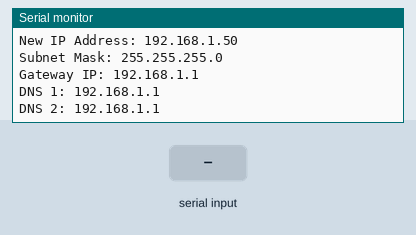
Simulated run of this sketch. Board: ESP8266 (NodeMCU). Shown: the last lines printed to the serial monitor. The test bench sets the inputs (shaded band). WiFi joins after 1.5 s; servers stay silent unless stated; storage starts empty.

Above: at 3.2 s.
3.3 s: "TEMP" received over Serial
At 4.5 s:
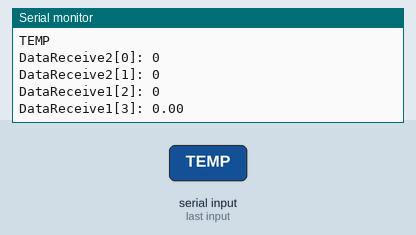
4.8 s: "HR" received over Serial
6.3 s: "OXY" received over Serial
7.8 s: "90;45;200\n" received over Serial
At 8.6 s:
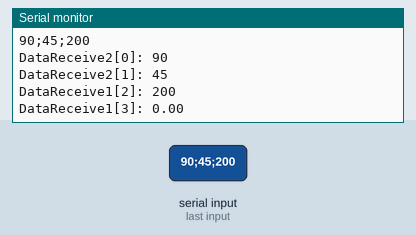
9.3 s: "90;45\n" received over Serial
At 9.9 s:
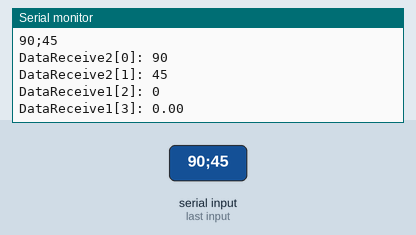
10.8 s: "90;45;200;10\n" received over Serial
At 11.3 s:
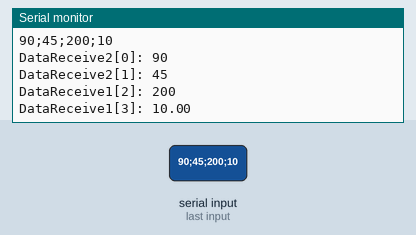
Timing chart, 0 to 13.3 s (numbered marks = the images above; inputs shaded):
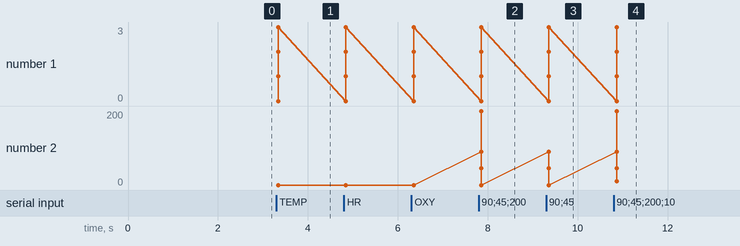

The sketch:

Pasien_1_ESP32_WebServer_SPIFFS_StaticIP_2.ino
```cpp
// Import required libraries
#ifdef ESP32
  #include <WiFi.h>
  #include <ESPAsyncWebServer.h>
  #include <SPIFFS.h>
#else
  #include <Arduino.h>
  #include <ESP8266WiFi.h>
  #include <Hash.h>
  #include <ESPAsyncTCP.h>
  #include <ESPAsyncWebServer.h>
  #include <FS.h>
#endif
#include <string.h>

// Replace with your network credentials
const char* ssid = "AA";
const char* password = "SATUSATU";

// Create AsyncWebServer object on port 80
AsyncWebServer server(80);

/* Variable Global*/
int DataReceive1; //SpO2
int DataReceive2; //Heart Rate
int DataReceive3; //Pasien
float DataReceive4; //Temperature

String sendMAX30102HeartRate() {
  return String(DataReceive2);
}

String sendMAX30102SpO2() {
  return String(DataReceive1);
}

String sendMAX30102Temperature() {
  return String(DataReceive4);
}

/* Parsing the receiving data */
String getValue(String data, char separator, int index){
  int i;
  int found = 0;
  int strIndex[] = {0, -1};
  int maxIndex = data.length()-1;

  for(i=0; i<=maxIndex && found<=index; i++){
    if(data.charAt(i)==separator || i==maxIndex){
        found++;
        strIndex[0] = strIndex[1]+1;
        strIndex[1] = (i == maxIndex) ? i+1 : i;
    }
  }
  return found>index ? data.substring(strIndex[0], strIndex[1]) : "";
}

// Replaces placeholder with DHT values
String processor(const String& var){
  //Serial.println(var);
  if(var == "TEMP"){
    return sendMAX30102Temperature();
  }
  else if(var == "HR"){
    return sendMAX30102HeartRate();
  }
  else if(var == "OXY"){
    return sendMAX30102SpO2();
  }
  return String();
}

void setup() {
  Serial.begin(115200);

  // Initialize SPIFFS
  if(!SPIFFS.begin()){
    Serial.println("An Error has occurred while mounting SPIFFS");
    return;
  }
  // Connect to Wi-Fi
  WiFi.begin(ssid, password);
  while (WiFi.status() != WL_CONNECTED) {
    delay(1000);
    Serial.println("Connecting to WiFi..");
  }
  Serial.println(" ");
  Serial.print("IP Address: ");
  Serial.println(WiFi.localIP());
  Serial.print("Subnet Mask: ");
  Serial.println(WiFi.subnetMask());
  Serial.print("Gateway IP: ");
  Serial.println(WiFi.gatewayIP());
  Serial.print("DNS 1: ");
  Serial.println(WiFi.dnsIP(0));
  Serial.print("DNS 2: ");
  Serial.println(WiFi.dnsIP(1));

  IPAddress local_IP(192, 168, 137, 48);
  IPAddress gateway(192, 168, 137, 1);
  IPAddress subnet(255, 255, 255, 0);
  WiFi.config(local_IP, gateway, subnet);
  if (!WiFi.config(local_IP, gateway, subnet)) {
    Serial.println("STA Failed to configure");
  }

  // Connect to Wi-Fi
  WiFi.mode(WIFI_STA);
  WiFi.begin(ssid, password);
  while (WiFi.status() != WL_CONNECTED) {
    delay(1000);
    Serial.println("Connecting to WiFi..");
  }

  // Print ESP32 Local IP Address
  Serial.println(" ");
  Serial.print("New IP Address: ");
  Serial.println(WiFi.localIP());
  Serial.print("Subnet Mask: ");
  Serial.println(WiFi.subnetMask());
  Serial.print("Gateway IP: ");
  Serial.println(WiFi.gatewayIP());
  Serial.print("DNS 1: ");
  Serial.println(WiFi.dnsIP(0));
  Serial.print("DNS 2: ");
  Serial.println(WiFi.dnsIP(1));

  // Route for root / web page
  server.on("/", HTTP_GET, [](AsyncWebServerRequest *request){
    request->send(SPIFFS, "/index.html", String(), false, processor);
  });
  server.on("/images.png", HTTP_GET, [](AsyncWebServerRequest *request){
    request->send(SPIFFS, "/images.png", "images/png");
  });
  server.on("/style.css", HTTP_GET, [](AsyncWebServerRequest *request){
    request->send(SPIFFS, "/style.css", "text/css");
  });
  server.on("/apps.js", HTTP_GET, [](AsyncWebServerRequest *request){
    request->send(SPIFFS, "/apps.js", "text/js");
  });
  server.on("/heartrate", HTTP_GET, [](AsyncWebServerRequest *request){
    request->send_P(200, "text/plain", sendMAX30102HeartRate().c_str());
  });
  server.on("/SpO2", HTTP_GET, [](AsyncWebServerRequest *request){
    request->send_P(200, "text/plain", sendMAX30102SpO2().c_str());
  });
  server.on("/temperature", HTTP_GET, [](AsyncWebServerRequest *request){
    request->send_P(200, "text/plain", sendMAX30102Temperature().c_str());
  });

  // Start server
  server.begin();
}

void loop() {
  /*Receiving Data From Client */
  String RxStr = "";
  while(Serial.available()){
    RxStr += char(Serial.read());
  }
  Serial.println(RxStr);

  if(RxStr != "\0"){
    DataReceive1 = getValue(RxStr, ';', 0).toInt();
    DataReceive2 = getValue(RxStr, ';', 1).toInt();
    DataReceive3 = getValue(RxStr, ';', 2).toInt();
    DataReceive4 = getValue(RxStr, ';', 3).toFloat();


    Serial.print("DataReceive2[0]: ");Serial.println(DataReceive1);
    Serial.print("DataReceive2[1]: ");Serial.println(DataReceive2);
    Serial.print("DataReceive1[2]: ");Serial.println(DataReceive3);
    Serial.print("DataReceive1[3]: ");Serial.println(DataReceive4);
  }
  delay(100);
}
```

Measured:
- after the input at 3.3 s, the serial monitor: prints a new line at once (image 1)
- after the input at 7.8 s, the serial monitor: prints a new line after 0.06 s (image 2)
- after the input at 9.3 s, the serial monitor: prints a new line after 0.06 s (image 3)
- after the input at 10.8 s, the serial monitor: prints a new line after 0.07 s (image 4)
- plotted number 2: 0 → 10 after the input at 10.8 s
